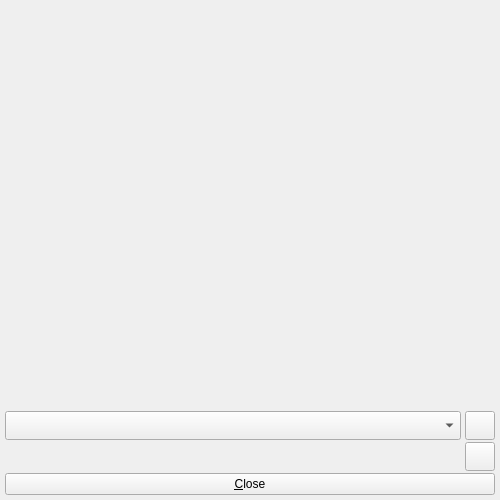
<?xml version="1.0" encoding="UTF-8"?>
<ui version="4.0">
 <author>Ph. Faist</author>
 <class>KLFLatexSymbols</class>
 <widget class="QWidget" name="KLFLatexSymbols">
  <property name="geometry">
   <rect>
    <x>0</x>
    <y>0</y>
    <width>500</width>
    <height>500</height>
   </rect>
  </property>
  <property name="windowTitle">
   <string>KLatexFormula - LaTeX symbols</string>
  </property>
  <property name="windowIcon">
   <iconset resource="klfres.qrc">
    <normaloff>:/pics/klatexformula-128.png</normaloff>:/pics/klatexformula-128.png</iconset>
  </property>
  <layout class="QGridLayout" name="lyt_KLFLatexSymbols">
   <property name="margin">
    <number>5</number>
   </property>
   <item row="1" column="0">
    <widget class="QPushButton" name="btnClose">
     <property name="toolTip">
      <string>Close this dialog</string>
     </property>
     <property name="text">
      <string>&amp;Close</string>
     </property>
     <property name="icon">
      <iconset resource="klftoolsres.qrc">
       <normaloff>:/pics/closehide.png</normaloff>:/pics/closehide.png</iconset>
     </property>
     <property name="shortcut">
      <string>Alt+C</string>
     </property>
    </widget>
   </item>
   <item row="0" column="0">
    <widget class="QFrame" name="frmMain">
     <property name="frameShape">
      <enum>QFrame::NoFrame</enum>
     </property>
     <property name="frameShadow">
      <enum>QFrame::Plain</enum>
     </property>
     <property name="lineWidth">
      <number>0</number>
     </property>
     <layout class="QGridLayout" name="lyt_frmMain">
      <property name="horizontalSpacing">
       <number>4</number>
      </property>
      <property name="margin">
       <number>0</number>
      </property>
      <item row="0" column="0" colspan="3">
       <widget class="QFrame" name="frmStackContainer">
        <property name="sizePolicy">
         <sizepolicy hsizetype="Preferred" vsizetype="Expanding">
          <horstretch>0</horstretch>
          <verstretch>0</verstretch>
         </sizepolicy>
        </property>
        <property name="frameShape">
         <enum>QFrame::NoFrame</enum>
        </property>
        <property name="frameShadow">
         <enum>QFrame::Plain</enum>
        </property>
        <property name="lineWidth">
         <number>0</number>
        </property>
       </widget>
      </item>
      <item row="2" column="0" colspan="2">
       <widget class="QComboBox" name="cbxCategory">
        <property name="sizePolicy">
         <sizepolicy hsizetype="Preferred" vsizetype="Preferred">
          <horstretch>0</horstretch>
          <verstretch>0</verstretch>
         </sizepolicy>
        </property>
        <property name="toolTip">
         <string>Choose symbol category</string>
        </property>
       </widget>
      </item>
      <item row="3" column="0" colspan="2">
       <widget class="KLFSearchBar" name="searchbar">
        <property name="minimumSize">
         <size>
          <width>0</width>
          <height>10</height>
         </size>
        </property>
        <property name="autoHide" stdset="0">
         <bool>true</bool>
        </property>
        <property name="focusOutText" stdset="0">
         <string>Search for Symbols ...</string>
        </property>
        <property name="showSearchLabel" stdset="0">
         <bool>false</bool>
        </property>
       </widget>
      </item>
      <item row="2" column="2">
       <widget class="QToolButton" name="btnSearch">
        <property name="sizePolicy">
         <sizepolicy hsizetype="Fixed" vsizetype="Preferred">
          <horstretch>0</horstretch>
          <verstretch>0</verstretch>
         </sizepolicy>
        </property>
        <property name="toolTip">
         <string>&lt;p style=&quot;white-space: pre&quot;&gt;Search for Symbols ...  [&lt;strong&gt;Ctrl-F&lt;/strong&gt;, &lt;strong&gt;Ctrl-S&lt;/strong&gt; or &lt;strong&gt;/&lt;/strong&gt;]</string>
        </property>
        <property name="icon">
         <iconset resource="klfres.qrc">
          <normaloff>:/pics/showpreview.png</normaloff>:/pics/showpreview.png</iconset>
        </property>
        <property name="iconSize">
         <size>
          <width>22</width>
          <height>22</height>
         </size>
        </property>
        <property name="checkable">
         <bool>true</bool>
        </property>
       </widget>
      </item>
      <item row="3" column="2">
       <widget class="QToolButton" name="btnInsertSearchCurrent">
        <property name="sizePolicy">
         <sizepolicy hsizetype="Fixed" vsizetype="Fixed">
          <horstretch>0</horstretch>
          <verstretch>0</verstretch>
         </sizepolicy>
        </property>
        <property name="toolTip">
         <string>&lt;p style=&quot;white-space: pre&quot;&gt;Insert the current search result match  [&lt;strong&gt;Ctrl-Space&lt;/strong&gt;]&lt;/p&gt;</string>
        </property>
        <property name="text">
         <string/>
        </property>
        <property name="icon">
         <iconset resource="klfres.qrc">
          <normaloff>:/pics/insertsymb.png</normaloff>:/pics/insertsymb.png</iconset>
        </property>
        <property name="iconSize">
         <size>
          <width>22</width>
          <height>22</height>
         </size>
        </property>
        <property name="shortcut">
         <string>Ctrl+Space</string>
        </property>
       </widget>
      </item>
     </layout>
    </widget>
   </item>
  </layout>
 </widget>
 <layoutdefault spacing="2" margin="0"/>
 <customwidgets>
  <customwidget>
   <class>KLFSearchBar</class>
   <extends>QFrame</extends>
   <header location="global">klfsearchbar.h</header>
   <container>1</container>
   <slots>
    <signal>visibilityChanged(bool)</signal>
    <signal>searchPerformed(bool)</signal>
    <signal>hasMatch(bool)</signal>
    <slot>focus()</slot>
   </slots>
  </customwidget>
 </customwidgets>
 <tabstops>
  <tabstop>cbxCategory</tabstop>
  <tabstop>btnClose</tabstop>
 </tabstops>
 <resources>
  <include location="klfres.qrc"/>
  <include location="klftoolsres.qrc"/>
 </resources>
 <connections>
  <connection>
   <sender>btnSearch</sender>
   <signal>toggled(bool)</signal>
   <receiver>searchbar</receiver>
   <slot>setVisible(bool)</slot>
   <hints>
    <hint type="sourcelabel">
     <x>494</x>
     <y>425</y>
    </hint>
    <hint type="destinationlabel">
     <x>460</x>
     <y>461</y>
    </hint>
   </hints>
  </connection>
  <connection>
   <sender>searchbar</sender>
   <signal>visibilityChanged(bool)</signal>
   <receiver>btnSearch</receiver>
   <slot>setChecked(bool)</slot>
   <hints>
    <hint type="sourcelabel">
     <x>460</x>
     <y>461</y>
    </hint>
    <hint type="destinationlabel">
     <x>494</x>
     <y>425</y>
    </hint>
   </hints>
  </connection>
  <connection>
   <sender>btnSearch</sender>
   <signal>pressed()</signal>
   <receiver>searchbar</receiver>
   <slot>focus()</slot>
   <hints>
    <hint type="sourcelabel">
     <x>494</x>
     <y>425</y>
    </hint>
    <hint type="destinationlabel">
     <x>459</x>
     <y>458</y>
    </hint>
   </hints>
  </connection>
  <connection>
   <sender>searchbar</sender>
   <signal>visibilityChanged(bool)</signal>
   <receiver>btnInsertSearchCurrent</receiver>
   <slot>setVisible(bool)</slot>
   <hints>
    <hint type="sourcelabel">
     <x>434</x>
     <y>437</y>
    </hint>
    <hint type="destinationlabel">
     <x>473</x>
     <y>439</y>
    </hint>
   </hints>
  </connection>
  <connection>
   <sender>searchbar</sender>
   <signal>hasMatch(bool)</signal>
   <receiver>btnInsertSearchCurrent</receiver>
   <slot>setEnabled(bool)</slot>
   <hints>
    <hint type="sourcelabel">
     <x>299</x>
     <y>447</y>
    </hint>
    <hint type="destinationlabel">
     <x>478</x>
     <y>444</y>
    </hint>
   </hints>
  </connection>
 </connections>
</ui>
